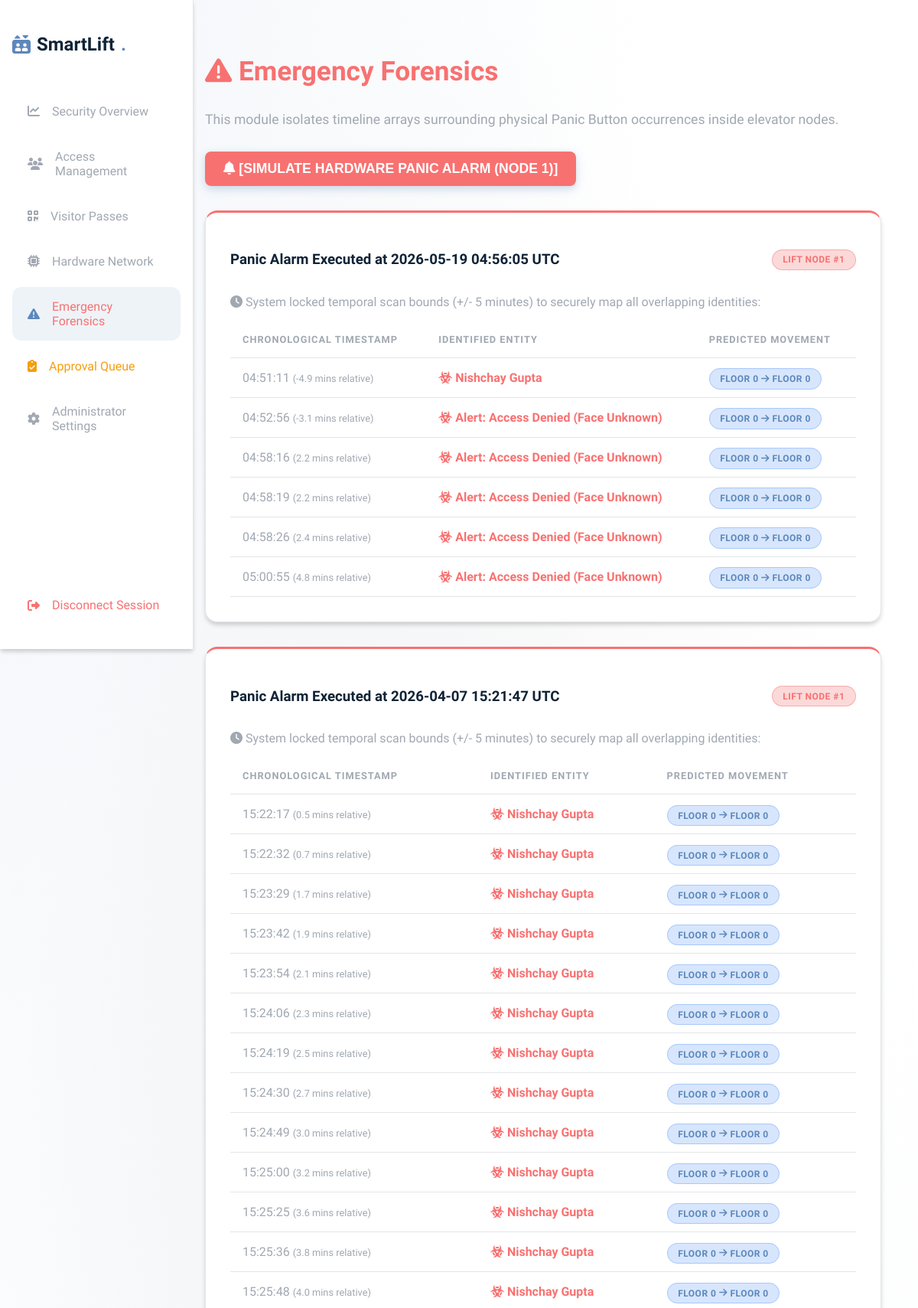
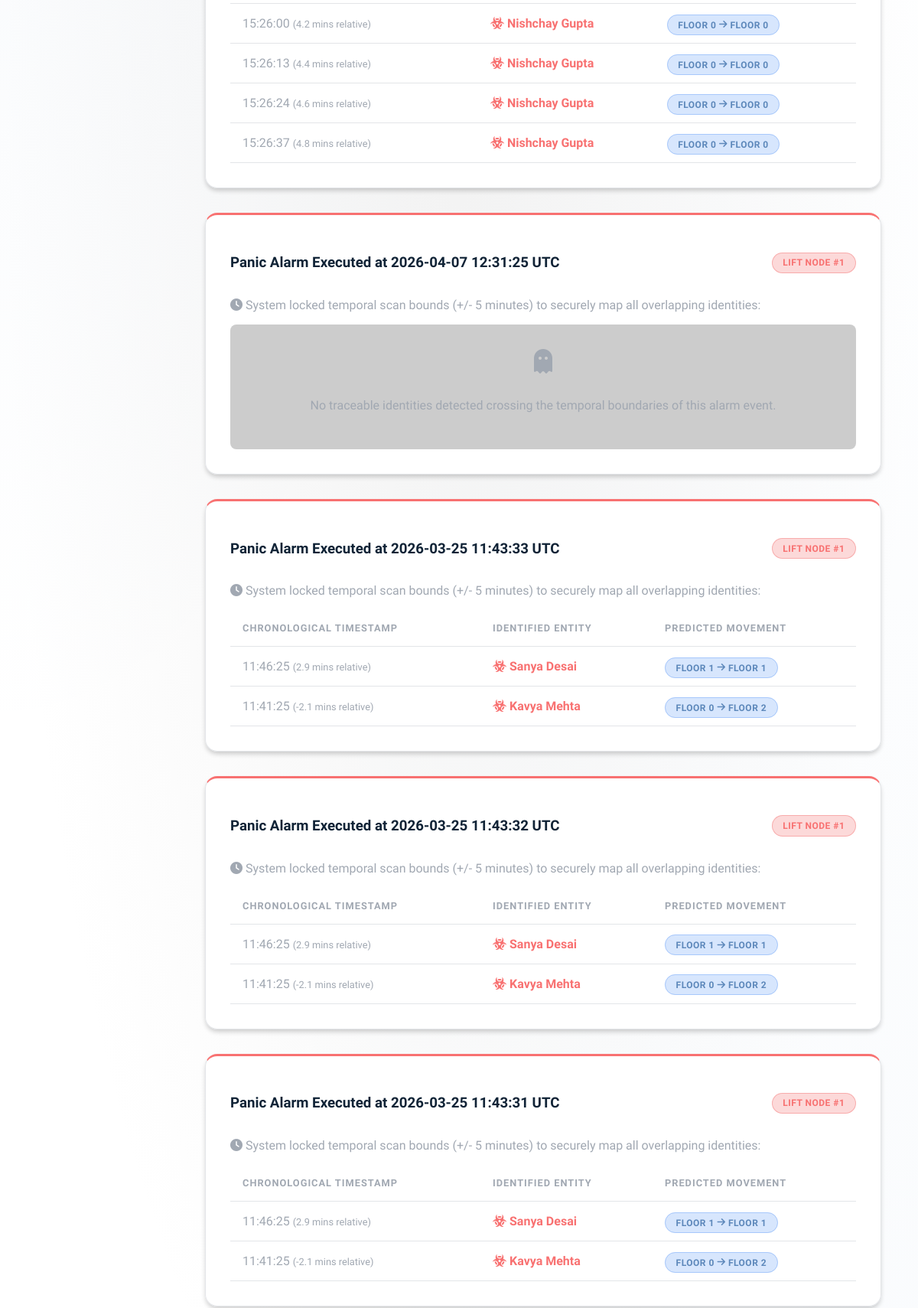
Screenshot of /emergency (signed in, upper part) with the database file from the repository (2 pictures, top to bottom).
### software/models.py (models this page shows)
class EmergencyEvent(db.Model):
    id = db.Column(db.Integer, primary_key=True)
    tenant_id = db.Column(db.Integer, db.ForeignKey('tenant.id'), nullable=False)
    lift_id = db.Column(db.Integer, db.ForeignKey('lift.Lift_id'), nullable=False)
    timestamp = db.Column(db.DateTime, default=datetime.utcnow)
    resolved = db.Column(db.Boolean, default=False)
    lift = db.relationship('Lift')

class AccessLog(db.Model):
    Log_id = db.Column(db.Integer, primary_key=True) # ER Mapping: Log_id
    User_id = db.Column(db.Integer, db.ForeignKey('user.user_id'), nullable=True) # ER Mapping: User_id (Nullable for strangers/spoofs)
    timestlap = db.Column(db.DateTime, default=datetime.utcnow) # ER Mapping: timestlap
    Source_floor = db.Column(db.Integer, default=0) # Phase 7: Node Invocation Origin
    Floor_selection = db.Column(db.Integer, nullable=False) # Destination
    Request_ID = db.Column(db.Integer, db.ForeignKey('floor_request.Request_ID'), nullable=True)
    status = db.Column(db.String(100), default='Granted') # Log everything: Mismatches, Denials, Successes
    user = db.relationship('User')

class User(db.Model):
    __table_args__ = (db.UniqueConstraint('enrollment_id', 'tenant_id', name='_tenant_enrollment_uc'),)
    user_id = db.Column(db.Integer, primary_key=True) # ER Mapping: User_id
    name = db.Column(db.String(100), nullable=False) # ER Mapping: name
    Face_encoding = db.Column(db.Text, nullable=True) # ER Mapping: Face_encording
    face_vector = db.Column(db.Text, nullable=True) # Mathematical DB representation
    access_type = db.Column(db.String(50), default='temporary') # ER Mapping: acess type
    access_start_time = db.Column(db.Time, nullable=True)
    access_end_time = db.Column(db.Time, nullable=True)
    email = db.Column(db.String(120), nullable=True) # Extended Comm Parameter
    enrollment_id = db.Column(db.String(50), nullable=True) # For Students/Faculty
    department = db.Column(db.String(100), nullable=True)
    course = db.Column(db.String(100), nullable=True)
    batch = db.Column(db.String(50), nullable=True)
    allowed_floors = db.Column(db.String(100), default='0')
    tenant_id = db.Column(db.Integer, db.ForeignKey('tenant.id'), nullable=False)

### app.py (the view)
@app.route('/emergency')
def emergency_dashboard():
    if 'admin_id' not in session: return redirect(url_for('login'))
    t_id = session['tenant_id']
    events = EmergencyEvent.query.filter_by(tenant_id=t_id).order_by(EmergencyEvent.timestamp.desc()).all()
    lifts = Lift.query.filter_by(tenant_id=t_id).order_by(Lift.Lift_id.asc()).all()
    default_lift_id = lifts[0].Lift_id if lifts else None
    forensics = []
    for e in events:
        start_bound = e.timestamp - timedelta(minutes=5)
        end_bound = e.timestamp + timedelta(minutes=5)
        suspects = _tenant_accesslog_query(t_id).filter(
            AccessLog.timestlap >= start_bound,
            AccessLog.timestlap <= end_bound
        ).all()
        forensics.append({'event': e, 'suspects': suspects})
    return render_template('emergency.html', forensics=forensics, lifts=lifts, default_lift_id=default_lift_id)

### app.py (called while the page is built, shortened)
@app.context_processor
def inject_csrf():
    def generate_csrf_token():
        return session.get('_csrf_token', '')
    return dict(csrf_token=generate_csrf_token)

@app.before_request
def csrf_protect():
    if '_csrf_token' not in session:
        session['_csrf_token'] = secrets.token_hex(16)
        session.permanent = True
        session.modified = True

def _tenant_accesslog_query(tenant_id):
    return AccessLog.query.join(
        User, AccessLog.User_id == User.user_id, isouter=True
    ).join(
        FloorRequest, AccessLog.Request_ID == FloorRequest.Request_ID, isouter=True
    ).join(
        Lift, FloorRequest.Lift_id == Lift.Lift_id, isouter=True
    ).filter(
        db.or_(User.tenant_id == tenant_id, Lift.tenant_id == tenant_id)
    )

### templates/emergency.html (shortened to what this page needs)
{% extends 'base.html' %}
{% block content %}
<div class="dashboard-layout">
    {% include 'sidebar.html' %}
    <div class="main-content" style="padding: 3rem;">
        <h1 style="color:var(--danger); margin-bottom: 2rem; font-size: 2.2rem;"><i class="fa-solid fa-triangle-exclamation"></i> Emergency Forensics</h1>
        <p style="color:var(--text-muted); margin-bottom:2rem; font-size:1.1rem;">This module isolates timeline arrays surrounding physical Panic Button occurrences inside elevator nodes.</p>
        {% if default_lift_id %}
        <button onclick="triggerPanic({{ default_lift_id }})" class="btn-primary" style="background:var(--danger); border:none; margin-bottom:2rem; cursor:pointer; font-weight:bold; font-size:1.1rem;">
            <i class="fa-solid fa-bell"></i> [SIMULATE HARDWARE PANIC ALARM (NODE {{ default_lift_id }})]
        </button>
        {% else %}
        <div style="margin-bottom:2rem; color:var(--warning); font-weight:600;">
            <i class="fa-solid fa-triangle-exclamation"></i> No lift node found for this tenant.
        </div>
        {% endif %}
        <div style="display:flex; flex-direction:column; gap:2rem;">
        {% for f in forensics %}
            <div class="glass-panel" style="border-top: 3px solid var(--danger);">
                <div style="display:flex; justify-content:space-between; align-items:center; margin-bottom:1rem;">
                    <h3>Panic Alarm Executed at {{ f.event.timestamp.strftime('%Y-%m-%d %H:%M:%S UTC') }}</h3>
                    <span class="badge badge-danger">LIFT NODE #{{ f.event.lift_id }}</span>
                </div>
                <p style="color:var(--text-muted); margin-bottom:1rem;"><i class="fa-solid fa-clock"></i> System locked temporal scan bounds (+/- 5 minutes) to securely map all overlapping identities:</p>
                {% if f.suspects %}
                <table>
                    <thead>
                        <tr>
                            <th>Chronological Timestamp</th>
                            <th>Identified Entity</th>
                            <th>Predicted Movement</th>
                        </tr>
                    </thead>
                    <tbody>
                        {% for log in f.suspects %}
                        <tr>
                            <td style="color:var(--text-muted)">{{ log.timestlap.strftime('%H:%M:%S') }} <span style="font-size:0.8rem">({{ ((log.timestlap - f.event.timestamp).total_seconds() / 60) | round(1) }} mins relative)</span></td>
                            <td style="color:var(--danger); font-weight:600;"><i class="fa-solid fa-biohazard"></i> {{ log.user.name if log.user else log.status }}</td>
                            <td><span class="badge badge-info">Floor {{ log.Source_floor }} <i class="fa-solid fa-arrow-right"></i> Floor {{ log.Floor_selection }}</span></td>
                        </tr>
                        {% endfor %}
                    </tbody>
                </table>
                {% else %}
                <div style="padding:2rem; text-align:center; background:rgba(0,0,0,0.2); border-radius:8px;">
                    <i class="fa-solid fa-ghost" style="font-size:2rem; color:var(--text-muted); margin-bottom:1rem;"></i>
                    <p style="color:var(--text-muted)">No traceable identities detected crossing the temporal boundaries of this alarm event.</p>
                </div>
                {% endif %}
            </div>
        {% endfor %}
        </div>
    </div>
</div>
{% endblock %}

### static/style.css (style rules this page uses)
:root { --uniform-blue: #102336; --glaucous: #5D88BB; --balmy-blue: #B3CBE4; --full-white: #FFFFFF; --metallic-platinum: #D6D6D6; --gray-chateau: #A1A8B2; --bg-main: #FFFFFF; --bg-secondary: #F5F5F5; --bg-card: rgba(255, 255, 255, 0.95); --border: rgba(161, 168, 178, 0.3); --accent: #5D88BB; --accent-hover: #102336; --accent-glow: rgba(93, 136, 187, 0.3); --secondary: #B3CBE4; --success: #4ade80; --warning: #fbbf24; --danger: #f87171; --text-main: #102336; --text-muted: #A1A8B2; --text-dimmed: #7a8390; --surface: rgba(214, 214, 214, 0.4); --surface-hover: rgba(93, 136, 187, 0.1); }
body { background-color: var(--bg-main); background-image: radial-gradient(at 0% 0%, rgba(93, 136, 187, 0.08) 0px, transparent 50%), radial-gradient(at 100% 100%, rgba(179, 203, 228, 0.08) 0px, transparent 50%), radial-gradient(at 50% 50%, rgba(214, 214, 214, 0.3) 0px, transparent 70%); color: var(--text-main); font-family: 'Plus Jakarta Sans', sans-serif; min-height: 100vh; margin: 0; overflow-x: hidden; }
.glass-panel { background: var(--bg-card); backdrop-filter: blur(10px); -webkit-backdrop-filter: blur(10px); border: 1px solid var(--border); border-radius: 16px; box-shadow: 0 8px 32px rgba(16, 35, 54, 0.1); padding: 2rem; box-shadow: 0 4px 6px -1px rgba(0, 0, 0, 0.2); }
.dashboard-layout { display: grid; grid-template-columns: 280px 1fr; min-height: 100vh; }
.main-content { padding: 2rem 2.5rem; }
.btn-primary { background: var(--accent); color: white; padding: 0.75rem 1.5rem; border-radius: 8px; border: none; font-weight: 600; cursor: pointer; transition: all 0.2s; box-shadow: 0 4px 12px rgba(93, 136, 187, 0.3); display: inline-block; }
.badge { padding: 0.35rem 0.85rem; border-radius: 9999px; font-size: 0.75rem; font-weight: 700; letter-spacing: 0.5px; text-transform: uppercase; }
.badge-danger { background: rgba(239, 68, 68, 0.2); color: var(--danger); border: 1px solid rgba(239,68,68,0.3); }
.badge-info { background: rgba(59, 130, 246, 0.2); color: var(--accent); border: 1px solid rgba(59,130,246,0.3); }
table { width: 100%; border-collapse: collapse; margin-top: 1rem; }
th, td { padding: 16px; text-align: left; border-bottom: 1px solid var(--border); }
th { color: var(--text-muted); font-weight: 600; text-transform: uppercase; font-size: 0.8rem; letter-spacing: 1px; }
@media (max-width: 1200px) { .dashboard-layout { grid-template-columns: 220px 1fr; } }
@media (max-width: 1200px) { .main-content { padding: 2rem; } }
@media (max-width: 1200px) { h1 { font-size: 2rem; } }
tbody tr { transition: all 0.2s ease; }
.glass-panel { transition: all 0.3s ease; }

### rows the page displays
EmergencyEvent: event.timestamp "2026-05-19 04:56:05 UTC", event.lift_id "1"
AccessLog: timestlap "04:51:11", timestlap.timestamp "-4.9", user "Nishchay Gupta", Source_floor "0", Floor_selection "0"
AccessLog: timestlap "04:52:56", timestlap.timestamp "-3.1", user "Alert: Access Denied (Face Unknown)", Source_floor "0", Floor_selection "0"
AccessLog: timestlap "04:58:16", timestlap.timestamp "2.2", user "Alert: Access Denied (Face Unknown)", Source_floor "0", Floor_selection "0"
AccessLog: timestlap "04:58:19", timestlap.timestamp "2.2", user "Alert: Access Denied (Face Unknown)", Source_floor "0", Floor_selection "0"
AccessLog: timestlap "04:58:26", timestlap.timestamp "2.4", user "Alert: Access Denied (Face Unknown)", Source_floor "0", Floor_selection "0"
AccessLog: timestlap "05:00:55", timestlap.timestamp "4.8", user "Alert: Access Denied (Face Unknown)", Source_floor "0", Floor_selection "0"
EmergencyEvent: event.timestamp "2026-04-07 15:21:47 UTC", event.lift_id "1"
AccessLog: timestlap "15:22:17", timestlap.timestamp "0.5", user "Nishchay Gupta", Source_floor "0", Floor_selection "0"
AccessLog: timestlap "15:22:32", timestlap.timestamp "0.7", user "Nishchay Gupta", Source_floor "0", Floor_selection "0"
AccessLog: timestlap "15:23:29", timestlap.timestamp "1.7", user "Nishchay Gupta", Source_floor "0", Floor_selection "0"
AccessLog: timestlap "15:23:42", timestlap.timestamp "1.9", user "Nishchay Gupta", Source_floor "0", Floor_selection "0"
AccessLog: timestlap "15:23:54", timestlap.timestamp "2.1", user "Nishchay Gupta", Source_floor "0", Floor_selection "0"
AccessLog: timestlap "15:24:06", timestlap.timestamp "2.3", user "Nishchay Gupta", Source_floor "0", Floor_selection "0"
AccessLog: timestlap "15:24:19", timestlap.timestamp "2.5", user "Nishchay Gupta", Source_floor "0", Floor_selection "0"
AccessLog: timestlap "15:24:30", timestlap.timestamp "2.7", user "Nishchay Gupta", Source_floor "0", Floor_selection "0"
AccessLog: timestlap "15:24:49", timestlap.timestamp "3.0", user "Nishchay Gupta", Source_floor "0", Floor_selection "0"
AccessLog: timestlap "15:25:00", timestlap.timestamp "3.2", user "Nishchay Gupta", Source_floor "0", Floor_selection "0"
AccessLog: timestlap "15:25:25", timestlap.timestamp "3.6", user "Nishchay Gupta", Source_floor "0", Floor_selection "0"
AccessLog: timestlap "15:25:36", timestlap.timestamp "3.8", user "Nishchay Gupta", Source_floor "0", Floor_selection "0"
AccessLog: timestlap "15:25:48", timestlap.timestamp "4.0", user "Nishchay Gupta", Source_floor "0", Floor_selection "0"
AccessLog: timestlap "15:26:00", timestlap.timestamp "4.2", user "Nishchay Gupta", Source_floor "0", Floor_selection "0"
AccessLog: timestlap "15:26:13", timestlap.timestamp "4.4", user "Nishchay Gupta", Source_floor "0", Floor_selection "0"
AccessLog: timestlap "15:26:24", timestlap.timestamp "4.6", user "Nishchay Gupta", Source_floor "0", Floor_selection "0"
AccessLog: timestlap "15:26:37", timestlap.timestamp "4.8", user "Nishchay Gupta", Source_floor "0", Floor_selection "0"
EmergencyEvent: event.timestamp "2026-04-07 12:31:25 UTC", event.lift_id "1"
EmergencyEvent: event.timestamp "2026-03-25 11:43:33 UTC", event.lift_id "1"
AccessLog: timestlap "11:46:25", timestlap.timestamp "2.9", user "Sanya Desai", Source_floor "1", Floor_selection "1"
AccessLog: timestlap "11:41:25", timestlap.timestamp "-2.1", user "Kavya Mehta", Source_floor "0", Floor_selection "2"
EmergencyEvent: event.timestamp "2026-03-25 11:43:32 UTC", event.lift_id "1"
EmergencyEvent: event.timestamp "2026-03-25 11:43:31 UTC", event.lift_id "1"

### other values shown
{{ default_lift_id }} "1"
